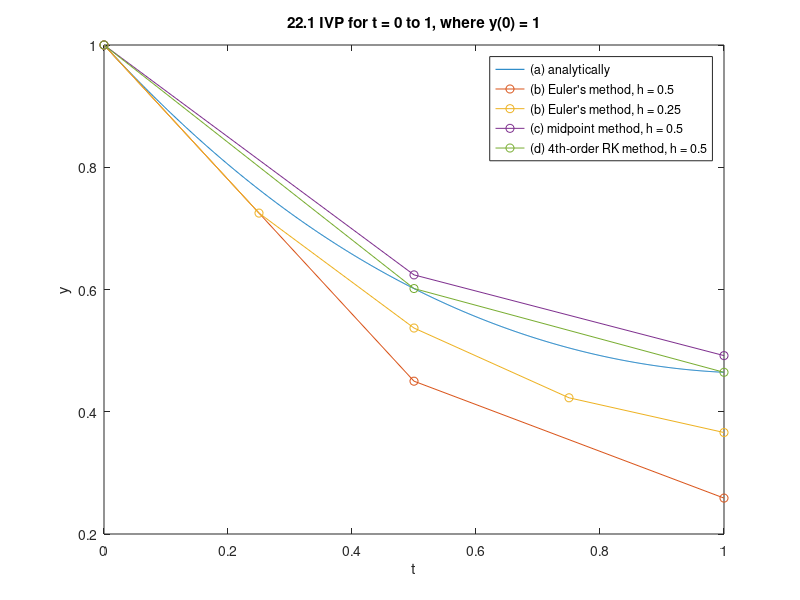

Source code (MATLAB): (Note: this script raises an error after producing the figure.)
% Created by: Anthony H. Le
% Last updated: 03-01-2019

% CHE 581: Assignment 5
% Textbook Problems 22.1, 22.6, 22.10, 22.11, 22.12. 22.14
% Due: 03-01-2019
%% Problem 22.1
close all; % close all figures
clear; % clear workspace
clc; % clear command window

disp('Problem 22.1');
disp('See pdf file for written work.');
disp('See Figure 1');

dydt = @(t, y) (y * t^2) - (1.1 * y);
y = @(t) exp((t.^3 / 3) - 1.1 .* t);

figure();
% (a) analytically
a = (0:0.001:1);
y_a = y(a);
plot(a, y_a);
title('22.1 IVP for t = 0 to 1, where y(0) = 1');
xlabel('t');
ylabel('y');
hold on;

% (b) Euler's method w/ h = 0.5, 0.25
% for h = 0.5
h_b1 = 0.5;
inv_b1 = (0:h_b1:1);
n_b1 = length(inv_b1);
y_b1 = y(0) * ones(n_b1, 1);

for i = 1:n_b1-1
   y_b1(i+1) = y_b1(i) + dydt(inv_b1(i), y_b1(i)) * h_b1; 
end

plot(inv_b1, y_b1, '-o');

% [t_b1, y_b1] = eulode(dydt, [0, 1], y(0), h_b1);
% plot(t_b1, y_b1, '-o');

% for h = 0.25
h_b2 = 0.25;
inv_b2 = (0:h_b2:1);
n_b2 = length(inv_b2);
y_b2 = y(0) * ones(n_b2, 1);

for i = 1:n_b2-1
   y_b2(i+1) = y_b2(i) + dydt(inv_b2(i), y_b2(i)) * h_b2; 
end

plot(inv_b2, y_b2, '-o');

% [t_b2, y_b2] = eulode(dydt, [0, 1], y(0), h_b2);
% plot(t_b2, y_b2, '-o');

% (c) midpoint method w/ h = 0.5
h_c = 0.5;
inv_c = (0:h_c:1);
n_c = length(inv_c);
y_c = y(0) * ones(n_c, 1);
y_predc = zeros(n_c-1, 1);

for i = 1:n_c-1
    yp_intc = dydt(inv_c(i), y_c(i));
    y_predc(i) = y_c(i) + yp_intc * (h_c / 2); % predictor, compute y @ midpoint
    yp_midc = dydt(inv_c(i)+(h_c/2), y_predc(i)); % use predictor y to predict slope @ midpoint
    y_c(i+1) = y_c(i) + yp_midc * h_c; % corrector, compute improved y
end

plot(inv_c, y_c, '-o');

% [t_c, y_c] = midptode(dydt, [0, 1], y(0), h_c, [], [], []);
% plot(t_c, y_c, '-o');

% (d) 4th-order RK method w/ h = 0.5
h_d = 0.5;
inv_d = (0:h_d:1);
n_d = length(inv_d);
y_d = y(0) * ones(n_d, 1);
k1 = zeros(n_d-1, 1);
k2 = zeros(n_d-1, 1);
k3 = zeros(n_d-1, 1);
k4 = zeros(n_d-1, 1);
y_mid1 = zeros(n_d-1, 1);
y_mid2 = zeros(n_d-1, 1);
y_end = zeros(n_d-1, 1);
phi = zeros(n_d-1, 1);

for i = 1:n_d-1
    k1(i) = dydt(inv_d(i), y_d(i)); % compute slope @ beginning of interval
    y_mid1(i) = y_d(i) + k1(i) * (h_d / 2); % compute y @ midpoint
    k2(i) = dydt(inv_d(i)+(h_d/2), y_mid1(i)); % compute slope @ midpoint
    y_mid2(i) = y_d(i) + k2(i) * (h_d / 2); % compute y @ another midpoint
    k3(i) = dydt(inv_d(i)+(h_d/2), y_mid2(i)); % compute slope @ another midpoint
    y_end(i) = y_d(i) + k3(i) * h_d; % compute y @ end of interval
    k4(i) = dydt(inv_d(i+1), y_end(i)); % compute slope @ end of interval
    phi(i) = (1 / 6) * (k1(i) + (2 * k2(i)) + (2 * k3(i)) + k4(i)); % compute average slope
    y_d(i+1) = y_d(i) + phi(i) * h_d; % compute final y prediction
end

plot(inv_d, y_d, '-o');

% [t_d, y_d] = rk4ode(dydt, [0, 1], y(0), h_d, [], [], []);
% plot(t_d, y_d, '-o');

legend('(a) analytically', '(b) Euler''s method, h = 0.5', '(b) Euler''s method, h = 0.25', '(c) midpoint method, h = 0.5', '(d) 4th-order RK method, h = 0.5');
hold off;

disp('-------------------------------------------------');

%% Problem 22.6
close all;
clear;
clc;

disp('Problem 22.6');
disp('See Figure 1');

h = 0.5; % s, step size, delta t
% t_span = [0, 1000]; % s, time interval
t_span = 0:h:500;
v0 = 1500; % m/s, initial velocity @ t = 0
x0 = 0; % m, initial position @ t = 0

g0 = 9.81; % m/s^2, gravitational acceleration at earth's surface
R = 6.37 * 10^6; % m, earth's radius
dvdt = @(t, x) -g0 * (R^2 / (R + x)^2);
% dxdt = @(t, x) -g0 * (R^2 / (R + x).^2) .* t;

v = v0 * ones(length(t_span), 1);
x = x0 * ones(length(t_span), 1);

for i = 1:length(t_span)-1
    v(i+1) = v(i) + dvdt(t_span(i), x(i)) * h;
    x(i+1) = x(i) + v(i) * h;
end

max_x = max(x);
ind_x = find(x == max_x);
v_max_x = v(ind_x);

max_label = ['max height = ' num2str(max_x) ' m @ time = ' num2str(t_span(ind_x)) ' s'];

figure();
yyaxis left;
plot(t_span, v);
xlabel('Time (s)');
ylabel('Upward velocity (m/s)');
hold on;
plot(t_span(ind_x), v_max_x, '*');
yyaxis right;
plot(t_span, x);
plot(t_span(ind_x), max_x, '*');
text(t_span(ind_x)-20, max_x+30000, max_label);
ylabel('Position (m)');
grid on;
hold off;

disp('-------------------------------------------------');

%% Problem 22.10
close all;
clear;
clc;

disp('Problem 22.10');
disp('See Figure 1');

% provided in prb 22.5
h = 5; % yrs, step size
t_span = [1950, 2050]; % yr
k_gm = 0.026; % per yr
p_max = 12000; % million people
p0 = 2555; % million people in 1950

e_critn = 0.1; % percent, corrector error criterion

dpdt = @(t, p) k_gm * (1 - (p / p_max)) * p; % function provided in prb 22.5
% y_prime = @(t, y) 4 * exp(0.8 * t) - 0.5 * y; % example 22.2

% labels for plot
title = '22.10 World''s Population from 1950 to 2050';
xlabel = 'Year';
ylabel = 'Population (million ppl)';

[~, p1] = heunode(dpdt, t_span, p0, h, e_critn, title, xlabel, ylabel); % calls Heun's method function file
% [t_ex, y_ex] = heunode(y_prime, [0, 4], 2, 1, 0.00001); % example 22.2

disp('-------------------------------------------------');

%% Problem 22.11
close all;
clear;
clc;

disp('Problem 22.11');
disp('See Figure 1');

% provided in prb 22.5
h = 5; % yrs, step size
t_span = [1950, 2050]; % yr
k_gm = 0.026; % per yr
p_max = 12000; % million people
p0 = 2555; % million people in 1950

dpdt = @(t, p) k_gm * (1 - (p / p_max)) * p; % function provided in prb 22.5
% y_prime = @(t, y) 4 * exp(0.8 * t) - 0.5 * y; % example 22.2

% labels for plot
title = '22.11 World''s Population from 1950 to 2050';
xlabel = 'Year';
ylabel = 'Population (million ppl)';

[~, p2] = midptode(dpdt, t_span, p0, h, title, xlabel, ylabel); % calls midpoint method function file
% [t_ex, y_ex] = midptode(y_prime, [0, 4], 2, 1, 0.00001); % example 22.2

disp('-------------------------------------------------');

%% Problem 22.12
close all;
clear;
clc;

disp('Problem 22.12');
disp('See Figure 1');

% provided in prb 22.5
h = 5; % yrs, step size
t_span = [1950, 2050]; % yr
k_gm = 0.026; % per yr
p_max = 12000; % million people
p0 = 2555; % million people in 1950

dpdt = @(t, p) k_gm * (1 - (p / p_max)) * p; % function provided in prb 22.5
% y_prime = @(t, y) 4 * exp(0.8 * t) - 0.5 * y; % example 22.2

% labels for plot
title = '22.12 World''s Population from 1950 to 2050';
xlabel = 'Year';
ylabel = 'Population (million ppl)';

[~, p3] = rk4ode(dpdt, t_span, p0, h, title, xlabel, ylabel); % calls midpoint method function file
% [t_ex, y_ex] = rk4ode(y_prime, [0, 4], 2, 1, 0.00001); % example 22.2

disp('-------------------------------------------------');

%% Problem 22.14
close all;
clear;
clc;

disp('Problem 22.14');

% provided coefficient values
a = 0.23; % prey growth rate
b = 0.0133; % rate characterizing the effect of predator-prey interactions on prey death
c = 0.4;  % predator death rate
d = 0.0004; % rate characterizing the effect of predator-prey interactions on predator growth

% provided data
filename = 'moose_versus_wolf.csv'; % assign filename
data = csvread(filename, 1, 0); % read .csv file, all data, 48 by 3 mat
Year = data(:, 1); % create separate 48 by 1 col vec
Moose = data(:, 2); % create separate 48 by 1 col vec
Wolves = data(:, 3); % create separate 48 by 1 col vec

% parameters for integration methods
h = 1;
t_span = [1960, 2020];
y0 = [610, 22];

% (a)
disp('(a) See Figure 1 & 2');

% x or y(1) = number of prey (i.e., moose)
% y or y(2) = number of predators (i.e., wolves)

% dxdt = @(t, x, y) (a * x) - (b * x * y);
% dydt = @(t, x, y) -(c * y) + (d * x * y);

% predprey function file holds the two Lotka-Volterra eqs, predator-prey model 
[t1, y1] = rk4sys(@predprey, t_span, y0, h, a, b, c, d); % calls rk4sys method function file
[t2, y2] = eulsys(@predprey, t_span, y0, h, a, b, c, d); % calls eulsys method function file

% determine sum of squares of residuals b/w RK4 model and data
yresid_prey_rk4 = Moose(2:length(Moose)) - y1(1:length(Moose)-1, 1);
yresid_pred_rk4 = Wolves(2:length(Wolves)) - y1(1:length(Wolves)-1, 2);
SSresid_prey_rk4 = sum(yresid_prey_rk4.^2);
SSresid_pred_rk4 = sum(yresid_pred_rk4.^2);

prey_rsq_rk4 = ['Prey RSS = ' num2str(SSresid_prey_rk4)]; % plot label
pred_rsq_rk4 = ['Predator RSS = ' num2str(SSresid_pred_rk4)]; % plot label

% determine sum of squares of residuals b/w Euler's model and data
yresid_prey_eul = Moose(2:length(Moose)) - y2(1:length(Moose)-1, 1);
yresid_pred_eul = Wolves(2:length(Wolves)) - y2(1:length(Wolves)-1, 2);
SSresid_prey_eul = sum(yresid_prey_eul.^2);
SSresid_pred_eul = sum(yresid_pred_eul.^2);

prey_rsq_eul = ['Prey RSS = ' num2str(SSresid_prey_eul)]; % plot label
pred_rsq_eul = ['Predator RSS = ' num2str(SSresid_pred_eul)]; % plot label

% plot time-series plot comparing rk4 method simulation w/ data
figure();
yyaxis left;
plot(t1, y1(:, 1));
title('Time-Series Plot: Simulated Model (RK4 Method) vs Recorded Data');
xlabel('Year');
ylabel('Prey Population (Moose)');
hold on;
plot(Year, Moose, '-.');
yyaxis right;
plot(t1, y1(:, 2));
plot(Year, Wolves, '-.');
ylabel('Predator Population (Wolves)');
legend('simulated prey', 'recorded prey', 'simulated predator', 'recorded predator');
xlim([1959 2020])
text(1961, 48, prey_rsq_rk4);
text(1961, 45.7, pred_rsq_rk4);
hold off;

%plot time-series plot comparing euler's method simulation w/ data
figure();
yyaxis left;
plot(t2(1:length(Moose)-1), y2(1:length(Moose)-1, 1)); % model restricted from 1960 to 2006
title('Time-Series Plot: Simulated Model (Euler''s Method) vs Recorded Data');
xlabel('Year');
ylabel('Prey Population (Moose)');
hold on;
plot(Year, Moose, '-.');
yyaxis right;
plot(t2(1:length(Wolves)+1), y2(1:length(Wolves)+1, 2)); % model restricted from 1960 to 2006
plot(Year, Wolves, '-.');
ylabel('Predator Population (Wolves)');
legend('simulated prey', 'recorded prey', 'simulated predator', 'recorded predator');
xlim([1959 2006])
text(1961, 133, prey_rsq_eul);
text(1961, 125.5, pred_rsq_eul);
hold off;

% (b)
disp('(b) See Figure 3 & 4');

% plot phase-plane plot comparing rk4 method simulation w/ data
figure();
plot(y1(:, 1), y1(:, 2));
title('Phase-Plase Plot: Moose vs Wolves (RK4 Method)');
xlabel('Prey Population (Moose)');
ylabel('Predator Population (Wolves)');
hold on;
plot(Moose, Wolves, '-.');
legend('simulated', 'recorded');
hold off;

% plot phase-plane plot comparing euler's method simulation w/ data
figure();
plot(y2(1:length(Moose)-1, 1), y2(1:length(Wolves)-1, 2)); % model restricted from 1960 to 2006
title('Phase-Plase Plot: Moose vs Wolves (Euler''s Method)');
xlabel('Prey Population (Moose)');
ylabel('Predator Population (Wolves)');
hold on;
plot(Moose, Wolves, '-.');
legend('simulated', 'recorded');
hold off;

disp('-------------------------------------------------');
